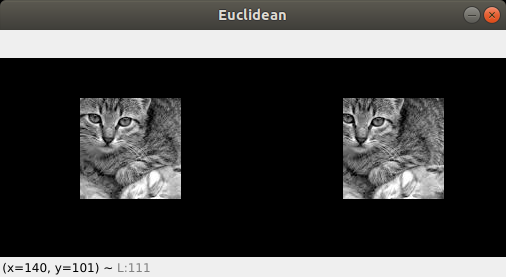
#> input picture samples/Euclidean.png, 506 x 277 px
$ python main.py --image samples/Euclidean.png
#> lines starting #> are read from the running program, lines starting #| are printed output that depends on the picture; after the words box and inside, x2 and y2 are one past the last pixel; in counts of white or black regions, pixels touching at a corner belong together
from scipy.spatial import distance as dist
import numpy as np
import cv2
import sys
import argparse

fragment_size = 100


# accepts coordinates of lower left corner and returns picture's fragment with these coordinates
def get_image(coord_x, coord_y):
    fragment_mask = np.zeros(img.shape[:2], dtype="uint8")
    cv2.rectangle(fragment_mask, (coord_x, coord_y), (coord_x + fragment_size, coord_y + fragment_size), 255, -1)
    return cv2.bitwise_and(img, img, mask=fragment_mask)


def print_results(method_name, x1, y1, x2, y2):
    concat = np.concatenate((get_image(x1, y1), get_image(x2, y2)), axis=1)
    cv2.imshow(method_name, concat)


# parse the arguments
parser = argparse.ArgumentParser()
parser.add_argument("-i", "--image", type=str, required=True,
                    help="path to the image")
args = vars(parser.parse_args())

# histogram dictionary will contain histograms corresponding to each rectangular
histograms = {}

path = args["image"]
img = cv2.imread(path, cv2.IMREAD_GRAYSCALE)
#> img: shape (277, 506); min 0, max 255, mean 67.2

if img is None:
    sys.exit("Could not read the image.")

cv2.imshow("Initial picture", img)
cv2.waitKey(0)

# get dimensions of image
dimensions = img.shape
#> dimensions = (277, 506)

# height and width of the image
height = img.shape[0]
#> height = 277
width = img.shape[1]
#> width = 506

for row in range(0, height - fragment_size, 10):
    for col in range(0, width - fragment_size, 10):
        mask = np.zeros(img.shape[:2], dtype="uint8")
        cv2.rectangle(mask, (col, row), (col + fragment_size, row + fragment_size), 255, -1)
        masked = cv2.bitwise_and(img, img, mask=mask)
        histogram = cv2.calcHist([img], [0], mask, [256], [0, 256])
        histograms[(col, row)] = histogram
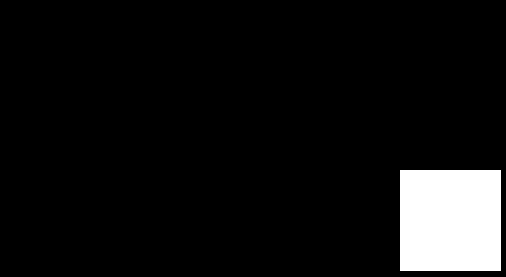
#> mask: shape (277, 506); 7.3% white; 1 white region, box (x1, y1, x2, y2) and area: (400, 170, 501, 271) 10201
#> after the loop, histograms = 738 items

# initialize the scipy methods to compute distances
SCIPY_METHODS = (
    ("Euclidean", dist.euclidean),
    ("Manhattan", dist.cityblock))

# loop over the comparison methods
for (methodName, method) in SCIPY_METHODS:
    # initialize the results dictionary
    results = {}
    best = -1
    for coord1, hist1 in histograms.items():
        for coord2, hist2 in histograms.items():
            if coord1 == coord2:
                continue
#> (the run stopped early here; a loop or call above may not have finished)
